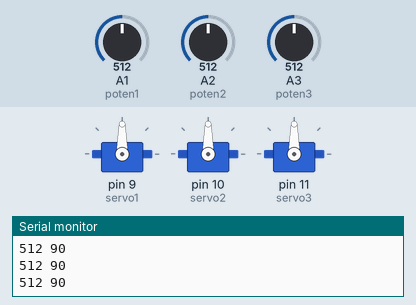
Recording of a sketch running on a simulated Arduino Uno, built with avr-gcc and run on an emulated ATmega328P. On the bench: 3 × servo, the last lines printed to the serial monitor. The test bench sets the inputs (shaded band); at power-on: A1 (poten1) = 512, A2 (poten2) = 512, A3 (poten3) = 512.

Above: at 1.2 s.
1.3 s: A1 (poten1) set to 982
At 2.1 s:
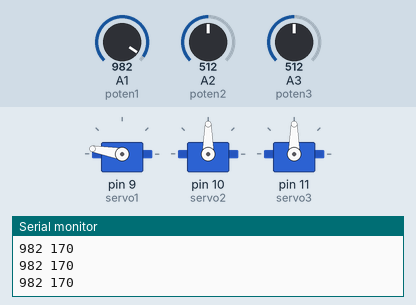
2.8 s: A1 (poten1) set to 1015
At 3.3 s:
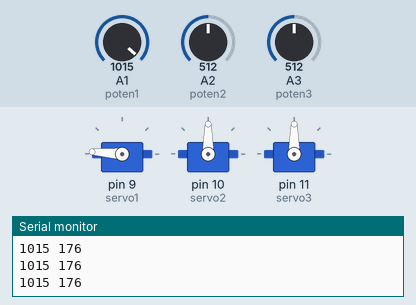
5.8 s: A2 (poten2) set to 716
At 6.7 s:
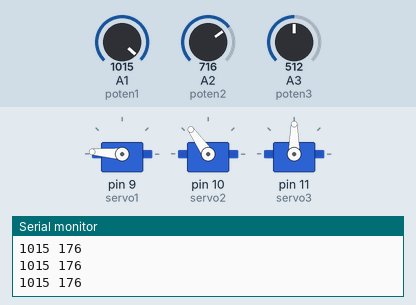
7.3 s: A3 (poten3) set to 716
At 7.7 s:
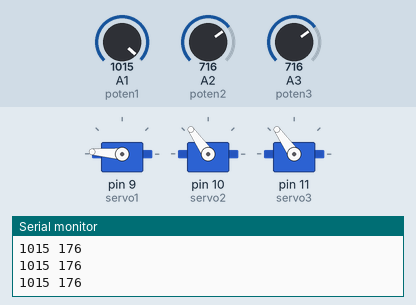
8.8 s: A2 (poten2) set to 900
At 10.0 s:
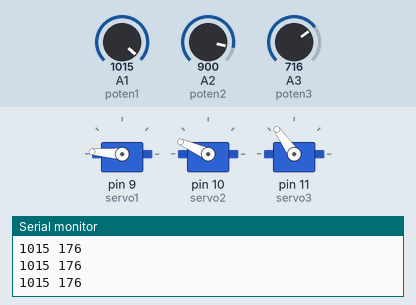
10.3 s: A3 (poten3) set to 900
At 11.2 s:
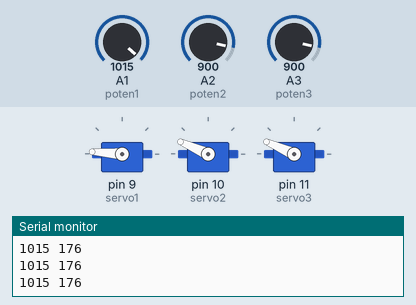
Timing chart, 0 to 12.8 s (numbered marks = the images above; inputs shaded):
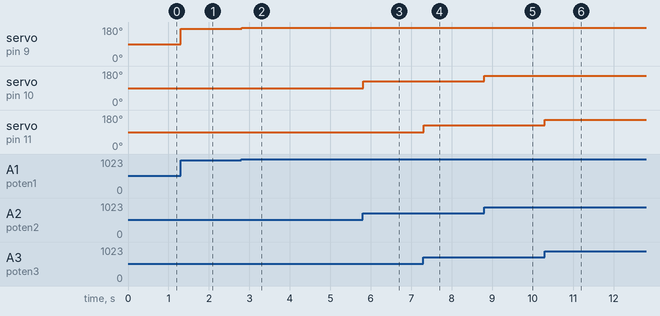

Measured:
- after the input at 1.3 s, servo on pin 9 (servo1): 90° → 170° at once
- after the input at 2.8 s, servo on pin 9 (servo1): 170° → 176° at once
- after the input at 5.8 s, servo on pin 10 (servo2): 90° → 125° at once
- after the input at 7.3 s, servo on pin 11 (servo3): 90° → 125° at once
- after the input at 8.8 s, servo on pin 10 (servo2): 125° → 156° at once
- after the input at 10.3 s, servo on pin 11 (servo3): 125° → 156° at once

The sketch:

Arm_Mimicker.ino
```cpp
#include<Servo.h>

Servo servo1;
Servo servo2;
Servo servo3;

int poten1 = A1;
int poten2 = A2;
int poten3 = A3;

int servo1_angle;
int servo2_angle;
int servo3_angle;

int poten1_val;
int poten2_val;
int poten3_val;


void setup() {
  // put your setup code here, to run once:

  Serial.begin(9600);

  servo1.attach(9);
  servo2.attach(10);
  servo3.attach(11);

  pinMode(poten1, INPUT);
  pinMode(poten2, INPUT);
  pinMode(poten3, INPUT);

}

void loop() {
  poten1_val = analogRead(poten1);
  poten2_val = analogRead(poten2);
  poten3_val = analogRead(poten3);


  servo1_angle = map(poten1_val,0,1023,2,178);
  servo2_angle = map(poten2_val,0,1023,2,178);
  servo3_angle = map(poten3_val,0,1023,2,178);

  servo1.write(servo1_angle);
  servo2.write(servo2_angle);
  servo3.write(servo3_angle);
  delay(10);
  Serial.print(poten1_val);
  Serial.print(' ');
  Serial.println(servo1_angle);


}
```
